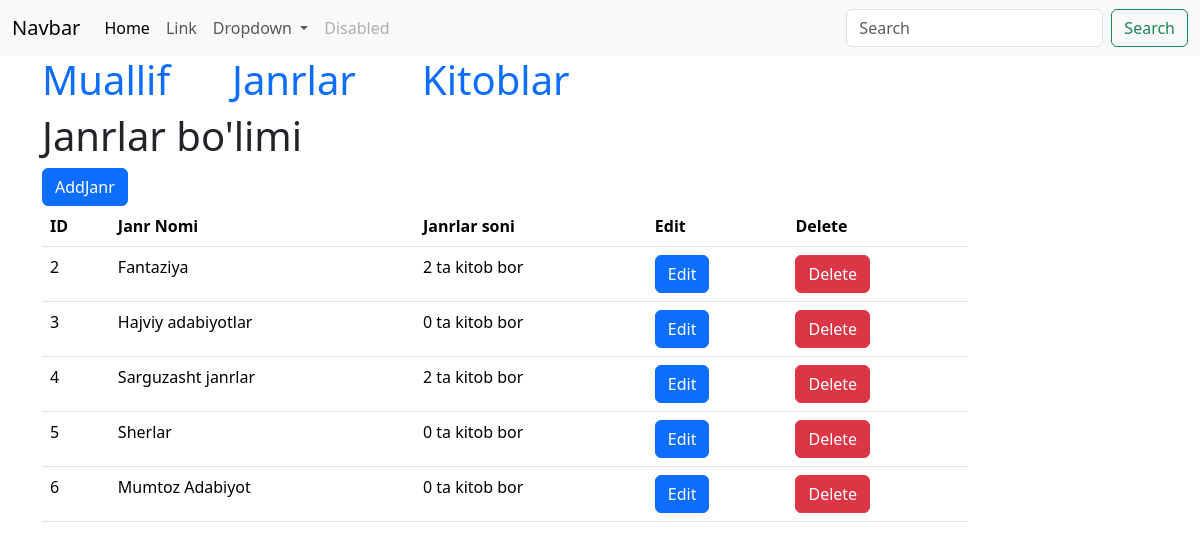
The page /janrlar on the database its author committed.
### tables this page shows
CREATE TABLE `janr` (
  `id` int NOT NULL,
  `name` varchar(255) NOT NULL
);

### App/Helpers/Views.php (called while the page is built, shortened)
<?php
class Views
{
    public static function make($view, $title, $muallif = [])
    {
        include dirname(__DIR__) . '/Views/' . $view . '.php';
        include dirname(__DIR__) . '/Views/main.php';
    }
}

### App/Helpers/helpers.php (called while the page is built, shortened)
<?php
if (!function_exists("view")) {
    function view($view, $title, $muallif = [])
    {
        Views::make($view, $title, $muallif);
    }
}

### App/Controllers/CategoryController.php (called while the page is built, shortened)
<?php
class CategoryController
{
    public function janrlar()
    {
        $con = new PDO("mysql:host=localhost;dbname=php_darslar", 'root', 'root');
        $sql = "SELECT janr.id,janr.name,COUNT(kitoblar.janr_id) AS soni FROM janr LEFT JOIN kitoblar ON janr.id=kitoblar.janr_id GROUP BY janr.id";
        $st = $con->query($sql);
        $janrlar = $st->fetchAll(PDO::FETCH_ASSOC);
        return view('janrlar', 'janrlar', $janrlar);
    }
}

### App/App.php (called while the page is built, shortened)
<?php
class App
{
    public function run()
    {
        $request = new Request();
        $route = new Route($request);
        return $route->action();
    }
}

### App/Views/janrlar.php (the view, shortened to what this page needs)
<!doctype html>
<html lang="en">
<head>
    <link href="https://cdn.jsdelivr.net/npm/bootstrap@5.3.3/dist/css/bootstrap.min.css" rel="stylesheet">
</head>
<body>
    <nav class="navbar navbar-expand-lg bg-body-tertiary">
        <div class="container-fluid">
            <a class="navbar-brand" href="#">Navbar</a>
            <div class="collapse navbar-collapse" id="navbarSupportedContent">
                <ul class="navbar-nav me-auto mb-2 mb-lg-0">
                    <li class="nav-item">
                        <a class="nav-link active" aria-current="page" href="#">Home</a>
                    </li>
                    <li class="nav-item">
                        <a class="nav-link" href="#">Link</a>
                    </li>
                    <li class="nav-item dropdown">
                        <a class="nav-link dropdown-toggle" href="#" role="button" data-bs-toggle="dropdown" aria-expanded="false">
                            Dropdown
                        </a>
                    </li>
                    <li class="nav-item">
                        <a class="nav-link disabled" aria-disabled="true">Disabled</a>
                    </li>
                </ul>
                <form class="d-flex" role="search">
                    <input class="form-control me-2" type="search" placeholder="Search" aria-label="Search">
                    <button class="btn btn-outline-success" type="submit">Search</button>
                </form>
            </div>
        </div>
    </nav>
    <div class="container">
        <div class="row">
            <div class="col-2">
                <h1><a href="/" class="janr-link">Muallif</a></h1>
            </div>
            <div class="col-2">
                <h1><a href="/janrlar" class="janr-link">Janrlar</a></h1>
            </div>
            <div class="col-2">
                <h1><a href="/kitoblar" class="janr-link">Kitoblar</a></h1>
            </div>
        </div>
        <div class="row">
            <h1>Janrlar bo'limi</h1>
        </div>
        <div class="row">
            <div class="col-4">
                <button type="button" class="btn btn-primary" data-bs-toggle="modal" data-bs-target="#createModal">
                    AddJanr
                </button>
            </div>
        </div>
        <div class="row">
            <div class="col-10">
                <table class="table">
                    <thead>
                        <tr>
                            <th scope="col">ID</th>
                            <th scope="col">Janr Nomi</th>
                            <th scope="col">Janrlar soni</th>
                            <th>Edit</th>
                            <th>Delete</th>
                        </tr>
                    </thead>
                    <tbody>
                        <?php
                        foreach ($muallif as $m) { ?>
                            <tr>
                                <td><?= $m['id'] ?></td>
                                <td><?= $m['name'] ?></td>
                                <td><?=$m['soni']?> ta kitob bor</td>
                                <td>
                                    <button type="button" class="btn btn-primary" data-bs-toggle="modal" data-bs-target="#editModal<?= $m['id'] ?>">
                                        Edit
                                    </button>
                                </td>
                                <td>
                                    <form action="/deletejanr" method="post">
                                        <button type="submit" name="ok" class="btn btn-danger">Delete</button>
                                    </form>
                                </td>
                            </tr>
                        <?php }
                        ?>
                    </tbody>
                </table>
            </div>
        </div>
    </div>
</body>
</html>

### App/Views/janrlar.php (style rules this page uses)
.janr-link { text-decoration: none; }

### rows shown on the page
janr: id "2", name "Fantaziya", soni "2"
janr: id "3", name "Hajviy adabiyotlar", soni "0"
janr: id "4", name "Sarguzasht janrlar", soni "2"
janr: id "5", name "Sherlar", soni "0"
janr: id "6", name "Mumtoz Adabiyot", soni "0"
